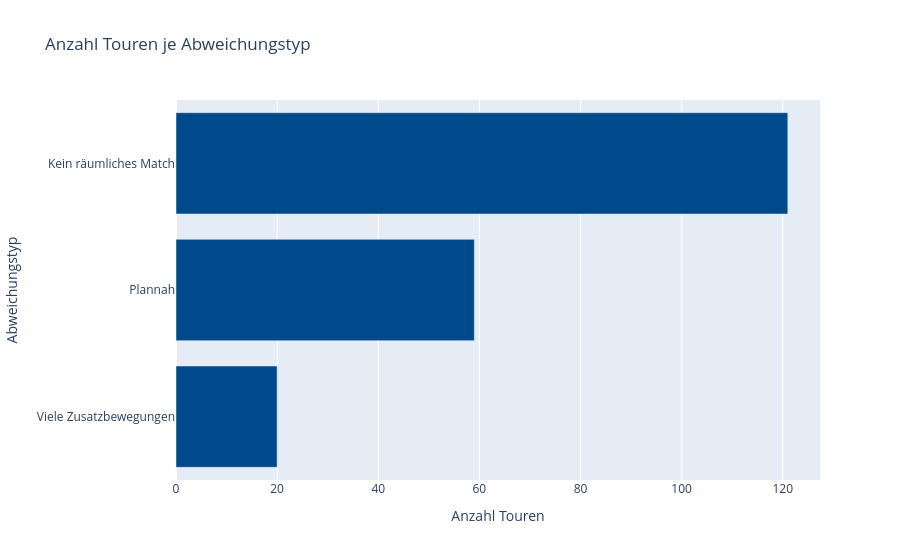

The cell this chart's notebook holds for it:
### Markdown cell above
## Tour Klassifikation und Routenähnlichkeits-Score 
* Der Code vergleicht für jede Tour die geplante Soll-Route mit der tatsächlich gefahrenen Ist-Route und ordnet dann anhand mehrerer Kriterien einen Abweichungstyp zu.
* Betrachten nur Touren, die in Soll- und Ist-Daten beide vorkommen. So wird pro TOURNR bzw. Tour-ID ein Vergleich möglich.
* Stopps als Punktfolgen aufbauen
* Aus den Soll-Daten wird je Tour eine geordnete Liste von Stopps erstellt, aus den Ist-Daten eine geordnete Liste von GPS-Punkten. Damit wird die Route nicht als Text, sondern als Punktfolge verglichen.
* Für jeden Ist-Punkt sucht der Code den nächstgelegenen Soll-Stopp. Nur wenn der Abstand kleiner als ein fester Radius ist, gilt der Punkt als Match. Dadurch wird verhindert, dass weit entfernte Punkte fälschlich als passend gezählt werden.
* Die gefundenen Soll-Stopps werden in ihrer Trefferreihenfolge betrachtet. Wenn die Indexfolge nicht monoton aufsteigt, ist die Stopfreihenfolge verändert.
* Der Code zählt, wie viele unterschiedliche Soll-Stopps überhaupt getroffen wurden. Daraus wird die Abdeckung berechnet:
* Abdeckung = getroffene Soll-Stopps/alle Soll-Stopps
* Zusätzlich vergleicht der Code die ungefähre Routenlänge von Soll und Ist sowie die Zeitdifferenzen aus den bereits gematchten Stopps. So erkennt er Umwege, Mehrkilometer und Verzögerungen.

Entscheidungslogik:
* Kein räumliches Match, wenn keine sinnvollen Treffer innerhalb des Radius gefunden wurden
* Starke Abdeckungslücke, wenn nur sehr wenige Soll-Stopps erreicht wurden.
* Teilabdeckung + Reihenfolgefehler, wenn nur ein Teil der Stopps erreicht wurde und die Reihenfolge zusätzlich falsch ist.
* Ausgelassene Stopps, wenn Stopps fehlen, aber die Reihenfolge sonst passt.
* Reihenfolge geändert, wenn alle Stopps da sind, aber in anderer Reihenfolge.
* Viele Zusatzbewegungen, wenn deutlich mehr Bewegungen/GPS-Punkte vorkommen als erwartet.

Alle Touren werden nach diesen Klassen eingeordnet:
* Plannah: Die Tour verläuft weitgehend wie geplant. Die Soll-Stopps werden in richtiger Reihenfolge und mit guter räumlicher Übereinstimmung abgefahren, ohne nennenswerte Abweichungen bei Distanz oder Zeit.
* Reihenfolge geändert: Die richtigen Stopps werden zwar angefahren, aber in einer anderen Reihenfolge als in der Soll-Tour. Die Route ist also inhaltlich ähnlich, aber die Sequenz der Stopps weicht ab.
* Ausgelassene Stopps: Ein Teil der geplanten Stopps wurde nicht angefahren. Die Tour deckt also nur einen Teil der Soll-Route ab, die Reihenfolge kann dabei trotzdem noch teilweise stimmen.
* Teilabdeckung + Reihenfolgefehler: Es werden nur einige der Soll-Stopps erreicht, und diese werden zusätzlich nicht in der vorgesehenen Reihenfolge angefahren. Das ist eine Kombination aus ausgelassenen Stopps und Sequenzfehlern.
* Viele Zusatzbewegungen: Die Ist-Tour enthält deutlich mehr GPS-Punkte oder Bewegungen als durch die Soll-Tour erklärbar wären. Das kann auf Zwischenfahrten, zusätzliche nicht geplante Fahrbewegungen oder unruhige Routenführung hindeuten.
* Kein räumliches Match: Es lässt sich kein Tourverlauf erkennen, der räumlich sinnvoll zu den geplanten Stopps passt. Weder die Stopps noch die Route liegen ausreichend nahe an der Soll-Tour.

### Code cell
def inversion_count(seq):
    seq = [x for x in seq if pd.notna(x)]
    inv = 0
    for i in range(len(seq)):
        for j in range(i + 1, len(seq)):
            if seq[i] > seq[j]:
                inv += 1
    return inv


# Any-order-Coverage aus vorhandener coveredsummary
coverage_map = {}
if "prc_covered_summary" in globals():
    tmp_cov = prc_covered_summary.copy()
    coverage_map = tmp_cov.set_index("TOURNR").to_dict("index")


all_tours = sorted(set(soll_groups.keys()).intersection(set(ist_groups.keys())))

rows = []

for t in all_tours:
    sollseq = soll_groups[t]
    istseq = ist_groups[t]

    n_soll = len(sollseq)
    n_ist = len(istseq)

    details = matchdetails.get(t, {})
    matched = details.get("matched", [])

    matched_indices = [m["sollidx"] for m in matched if m.get("sollidx") is not None]
    valid_distances = [m["distm"] for m in matched if m.get("distm") is not None]

    unique_soll_count = len(set(matched_indices))
    strict_coverage_ratio = unique_soll_count / n_soll if n_soll else 0.0
    strictly_increasing = all(a <= b for a, b in zip(matched_indices, matched_indices[1:])) if len(matched_indices) > 1 else True
    inv_count = inversion_count(matched_indices)

    cov_info = coverage_map.get(t, {})
    anyorder_coverage_ratio = cov_info.get("coverage_ratio", strict_coverage_ratio)
    covered_count = cov_info.get("covered_count", unique_soll_count)

    mean_match_dist = float(np.mean(valid_distances)) if len(valid_distances) else np.nan

    skipped_stops = max(n_soll - covered_count, 0)
    extra_points = max(n_ist - covered_count, 0)

    # Abweichungstyp festlegen 
    if covered_count == 0:
        deviation_type = "Kein räumliches Match"
    elif anyorder_coverage_ratio < 0.5:
        deviation_type = "Starke Abdeckungslücke"
    elif anyorder_coverage_ratio < 1.0 and not strictly_increasing:
        deviation_type = "Teilabdeckung + Reihenfolgefehler"
    elif anyorder_coverage_ratio < 1.0:
        deviation_type = "Ausgelassene Stopps"
    elif anyorder_coverage_ratio == 1.0 and not strictly_increasing:
        deviation_type = "Reihenfolge geändert"
    elif extra_points > n_soll * 0.5:
        deviation_type = "Viele Zusatzbewegungen"
    else:
        deviation_type = "Plannah"

    rows.append({
        "TOURNR": t,
        "ANZAHL_SOLL_STOPPS": n_soll,
        "ANZAHL_IST_PUNKTE": n_ist,
        "ABGEDECKTE_STOPPS": covered_count,
        "AUSGELASSENE_STOPPS": skipped_stops,
        "ZUSATZ_PUNKTE": extra_points,
        "COVERAGE_RATIO_STRIKT": round(strict_coverage_ratio, 4),
        "COVERAGE_RATIO_ANYORDER": round(anyorder_coverage_ratio, 4),
        "STRICTLY_INCREASING": strictly_increasing,
        "INVERSIONEN": inv_count,
        "MEAN_MATCH_DIST_M": round(mean_match_dist, 2) if pd.notna(mean_match_dist) else np.nan,
        "ABWEICHUNGSTYP": deviation_type
    })

tour_deviation_types = pd.DataFrame(rows).sort_values(
    ["ABWEICHUNGSTYP", "TOURNR"]
).reset_index(drop=True)

# CSV speichern
# tour_deviation_types.to_csv("tour_deviation_types.csv", index=False)

# Tabelle anzeigen
display(tour_deviation_types.head(20))

# Plot: Verteilung der Abweichungstypen
fig = px.bar(
    tour_deviation_types["ABWEICHUNGSTYP"].value_counts().reset_index(),
    x="count",
    y="ABWEICHUNGSTYP",
    orientation="h",
    title="Anzahl Touren je Abweichungstyp",
    labels={"count": "Anzahl Touren", "ABWEICHUNGSTYP": "Abweichungstyp"}
)

fig.update_layout(
    yaxis=dict(categoryorder="total ascending")
)
fig.update_traces(marker_color="#00498b")
fig.show()

### Figure 1 — Plotly figure (JSON) as saved in the notebook; plotly's stock layout.template omitted (floating-point values rounded to 4 significant figures)
{"data": [{"hovertemplate": "Anzahl Touren=%{x}<br>Abweichungstyp=%{y}<extra></extra>", "legendgroup": "", "marker": {"color": "#00498b", "pattern": {"shape": ""}}, "name": "", "orientation": "h", "showlegend": false, "textposition": "auto", "type": "bar", "x": [121, 59, 20], "xaxis": "x", "y": ["Kein räumliches Match", "Plannah", "Viele Zusatzbewegungen"], "yaxis": "y"}], "layout": {"barmode": "relative", "legend": {"tracegroupgap": 0}, "title": {"text": "Anzahl Touren je Abweichungstyp"}, "xaxis": {"anchor": "y", "domain": [0, 1], "title": {"text": "Anzahl Touren"}}, "yaxis": {"anchor": "x", "categoryorder": "total ascending", "domain": [0, 1], "title": {"text": "Abweichungstyp"}}}}
